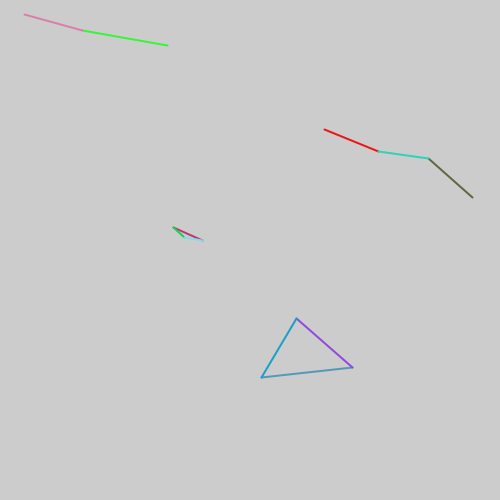
Frame 1 (no input)
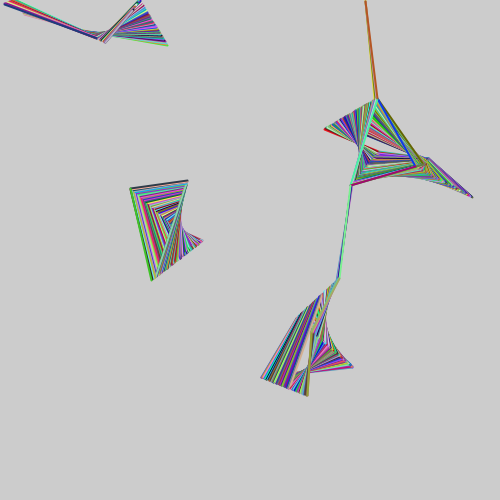
Frame 60 (the mouse pressed at the canvas centre just before this capture)
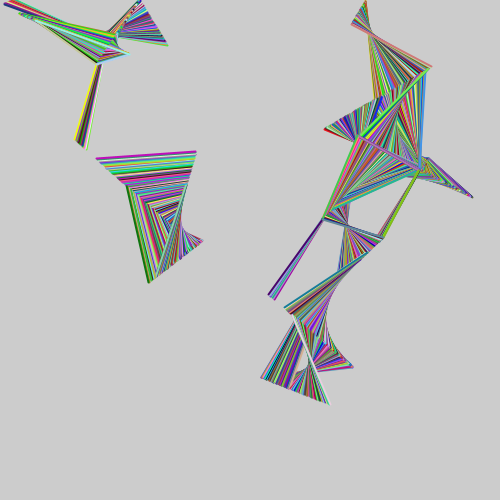
Frame 120 (the mouse held since frame 60 and released just before this capture)

The Processing sketch that drew these frames (run headless with seeded random() and noise(); from frame 60 on, the mouse is pressed at the canvas centre):

// Processing sketch: processing_152361
// ── processing_152361.pde

/*
 * Creative Coding
 * Week 3, 06 - rule-based system
 * by Indae Hwang and Jon McCormack
 * Copyright (c) 2014 Monash University
 *
 * This sketch draws a series of moving Elements (circles) according to the following rules:
 * - start from a random position and move in a constant random direction
 * - if the point reaches the boundary of the screen move in the opposite direction with new velocity
 * - if the circles intersect then draw a line connecting their centres, colouring the line based on the circle being odd or even
 * 
 * If you would prefer, you can modify this code. 
 * To do this, comment out the drawElement() function call in draw(). 
 * Additionally, you’ll need to comment out the background() call in draw() to stop the lines being erased at each frame. 
 * Finally, experiment with the stroke() calls used to draw the lines when dist < proximity. 
 * Use a low alpha value to give the drawing subtle variations in density as the lines accrete over time as the drawing develops. 
 * You many need to run the program for a while to get the most interesting results.
 */

float[] x;      // position
float[] y;
float[] xInc;   // change per frame
float[] yInc;
int numArray;   // number of elements
float proximity;  // if distance between elements < proximity then draw a line between them

void setup() {
  size(500, 500);
  numArray = 15;
  x= new float[numArray];
  y= new float[numArray];
  xInc= new float[numArray];
  yInc= new float[numArray];
  proximity = 100;   // influence distance
  //random starting position and direction
  for (int i=0; i<numArray; i++) {
    x[i] = random(width);
    y[i] = random(height);
    xInc[i] = random(-1, 1);
    yInc[i] = random(-1, 1);
  }
  strokeWeight(2);
}

void draw() {
  //iterate over each point
  for (int i=0; i<numArray; i++) {
    x[i] += xInc[i];
    y[i] += yInc[i];
    // bounce off the sides of the window
    if (x[i] > width || x[i] < 0) {
      xInc[i] = xInc[i] > 0 ? -random(1) : random(1);
    }
    if (y[i] > height || y[i] < 0 ) {
      yInc[i] = yInc[i] > 0 ? -random(1) : random(1);
    }
  }
  for (int i=0; i<numArray; i++) {
    for (int j=0; j<i; j++) {
      float dist = dist(x[i], y[i], x[j], y[j]  );
      if (dist < proximity) {
        stroke(random(0,255), random(0,255), random(0,255), 255);
        line(x[i], y[i], x[j], y[j]  );
      }
    }
  }
}
